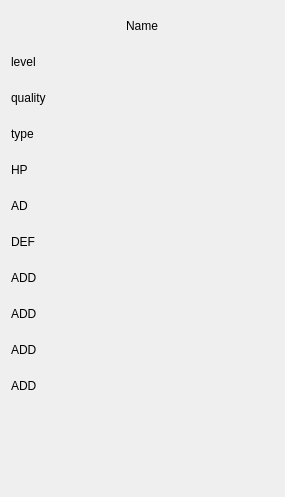
<?xml version="1.0" encoding="UTF-8"?>
<ui version="4.0">
 <class>ZBinfoWidget</class>
 <widget class="QWidget" name="ZBinfoWidget">
  <property name="geometry">
   <rect>
    <x>0</x>
    <y>0</y>
    <width>285</width>
    <height>497</height>
   </rect>
  </property>
  <property name="windowTitle">
   <string>Form</string>
  </property>
  <layout class="QVBoxLayout" name="verticalLayout">
   <item>
    <layout class="QGridLayout" name="gridLayout">
     <item row="7" column="0">
      <widget class="QLabel" name="labADD1">
       <property name="minimumSize">
        <size>
         <width>0</width>
         <height>30</height>
        </size>
       </property>
       <property name="text">
        <string>ADD</string>
       </property>
      </widget>
     </item>
     <item row="6" column="1">
      <widget class="QLabel" name="labelDEF">
       <property name="minimumSize">
        <size>
         <width>0</width>
         <height>30</height>
        </size>
       </property>
       <property name="text">
        <string/>
       </property>
      </widget>
     </item>
     <item row="9" column="1">
      <widget class="QLabel" name="labelADD3">
       <property name="minimumSize">
        <size>
         <width>0</width>
         <height>30</height>
        </size>
       </property>
       <property name="text">
        <string/>
       </property>
      </widget>
     </item>
     <item row="7" column="1">
      <widget class="QLabel" name="labelADD1">
       <property name="minimumSize">
        <size>
         <width>0</width>
         <height>30</height>
        </size>
       </property>
       <property name="text">
        <string/>
       </property>
      </widget>
     </item>
     <item row="0" column="0" colspan="2" alignment="Qt::AlignHCenter|Qt::AlignVCenter">
      <widget class="QLabel" name="labelName">
       <property name="minimumSize">
        <size>
         <width>0</width>
         <height>30</height>
        </size>
       </property>
       <property name="text">
        <string>Name</string>
       </property>
      </widget>
     </item>
     <item row="3" column="1">
      <widget class="QLabel" name="labelType">
       <property name="minimumSize">
        <size>
         <width>0</width>
         <height>30</height>
        </size>
       </property>
       <property name="text">
        <string/>
       </property>
      </widget>
     </item>
     <item row="8" column="1">
      <widget class="QLabel" name="labelADD2">
       <property name="minimumSize">
        <size>
         <width>0</width>
         <height>30</height>
        </size>
       </property>
       <property name="text">
        <string/>
       </property>
      </widget>
     </item>
     <item row="8" column="0">
      <widget class="QLabel" name="labADD2">
       <property name="minimumSize">
        <size>
         <width>0</width>
         <height>30</height>
        </size>
       </property>
       <property name="text">
        <string>ADD</string>
       </property>
      </widget>
     </item>
     <item row="3" column="0">
      <widget class="QLabel" name="labType">
       <property name="minimumSize">
        <size>
         <width>0</width>
         <height>30</height>
        </size>
       </property>
       <property name="text">
        <string>type</string>
       </property>
      </widget>
     </item>
     <item row="2" column="1">
      <widget class="QLabel" name="labelQuality">
       <property name="minimumSize">
        <size>
         <width>0</width>
         <height>30</height>
        </size>
       </property>
       <property name="text">
        <string/>
       </property>
      </widget>
     </item>
     <item row="4" column="0">
      <widget class="QLabel" name="labHp">
       <property name="minimumSize">
        <size>
         <width>0</width>
         <height>30</height>
        </size>
       </property>
       <property name="text">
        <string>HP</string>
       </property>
      </widget>
     </item>
     <item row="10" column="0">
      <widget class="QLabel" name="labADD4">
       <property name="minimumSize">
        <size>
         <width>0</width>
         <height>30</height>
        </size>
       </property>
       <property name="text">
        <string>ADD</string>
       </property>
      </widget>
     </item>
     <item row="1" column="1">
      <widget class="QLabel" name="labelLevel">
       <property name="minimumSize">
        <size>
         <width>0</width>
         <height>30</height>
        </size>
       </property>
       <property name="text">
        <string/>
       </property>
      </widget>
     </item>
     <item row="5" column="0">
      <widget class="QLabel" name="labAD">
       <property name="minimumSize">
        <size>
         <width>0</width>
         <height>30</height>
        </size>
       </property>
       <property name="text">
        <string>AD</string>
       </property>
      </widget>
     </item>
     <item row="10" column="1">
      <widget class="QLabel" name="labelADD4">
       <property name="minimumSize">
        <size>
         <width>0</width>
         <height>30</height>
        </size>
       </property>
       <property name="text">
        <string/>
       </property>
      </widget>
     </item>
     <item row="1" column="0">
      <widget class="QLabel" name="labLevel">
       <property name="minimumSize">
        <size>
         <width>0</width>
         <height>30</height>
        </size>
       </property>
       <property name="text">
        <string>level</string>
       </property>
      </widget>
     </item>
     <item row="6" column="0">
      <widget class="QLabel" name="labDEF">
       <property name="minimumSize">
        <size>
         <width>0</width>
         <height>30</height>
        </size>
       </property>
       <property name="text">
        <string>DEF</string>
       </property>
      </widget>
     </item>
     <item row="4" column="1">
      <widget class="QLabel" name="labelHp">
       <property name="minimumSize">
        <size>
         <width>0</width>
         <height>30</height>
        </size>
       </property>
       <property name="text">
        <string/>
       </property>
      </widget>
     </item>
     <item row="5" column="1">
      <widget class="QLabel" name="labelAD">
       <property name="minimumSize">
        <size>
         <width>0</width>
         <height>30</height>
        </size>
       </property>
       <property name="text">
        <string/>
       </property>
      </widget>
     </item>
     <item row="2" column="0">
      <widget class="QLabel" name="labQuality">
       <property name="minimumSize">
        <size>
         <width>0</width>
         <height>30</height>
        </size>
       </property>
       <property name="text">
        <string>quality</string>
       </property>
      </widget>
     </item>
     <item row="9" column="0">
      <widget class="QLabel" name="labADD3">
       <property name="minimumSize">
        <size>
         <width>0</width>
         <height>30</height>
        </size>
       </property>
       <property name="text">
        <string>ADD</string>
       </property>
      </widget>
     </item>
    </layout>
   </item>
   <item>
    <spacer name="verticalSpacer">
     <property name="orientation">
      <enum>Qt::Vertical</enum>
     </property>
     <property name="sizeHint" stdset="0">
      <size>
       <width>20</width>
       <height>40</height>
      </size>
     </property>
    </spacer>
   </item>
  </layout>
 </widget>
 <resources/>
 <connections/>
</ui>
